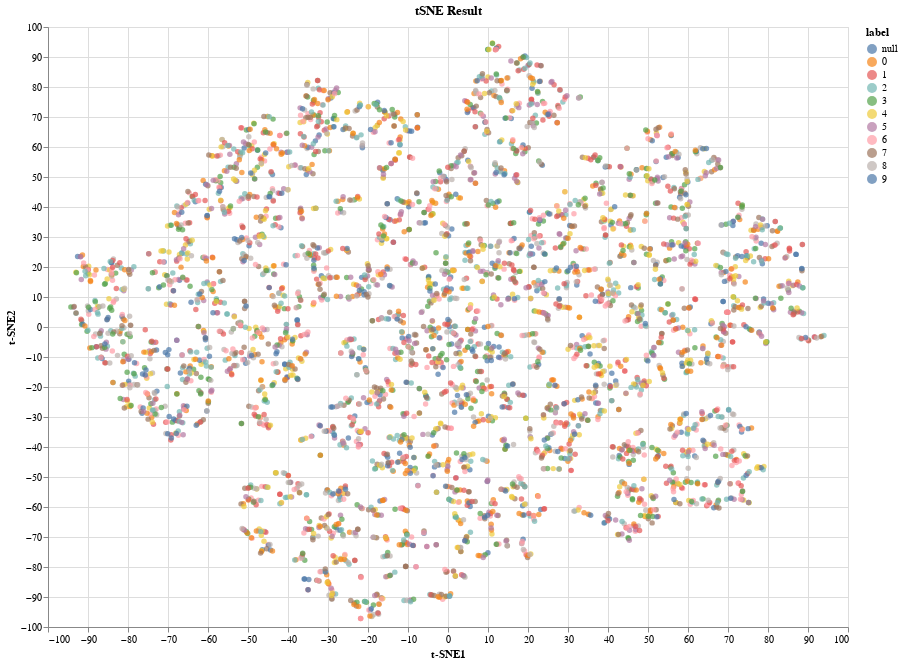

Notebook code for this chart:
### Code cell
# tSNE with n_components=2, random_state = 42,perplexity=5, n_iter=1000
from sklearn.manifold import TSNE

tsne_5 = TSNE(n_components=2, random_state = 42,perplexity=5, n_iter=1000)
start_time = time.time()
tsne_result = tsne_5.fit_transform(data_standard)
end_time = time.time()
print(f"Time taken: {end_time - start_time:.4f} seconds")

df_tsne_result = pd.DataFrame(tsne_result, columns=['t-SNE1', 't-SNE2'])
df_tsne_result['label'] = labels[:]

scatter_tsne = alt.Chart(df_tsne_result).mark_circle(size=30).encode(
    x='t-SNE1',
    y='t-SNE2',
    tooltip=['t-SNE1', 't-SNE2', 'label'],
    color = 'label:N'
).properties(
    title='tSNE Result',
    width=800,
    height=600
)

scatter_tsne

### Figure 1 — Vega-Lite specification as saved in the notebook (floating-point values rounded to 4 significant figures; data arrays with more than 128 entries replaced by an {"elided": "..."} marker saying what was removed)
{"config": {"view": {"continuousWidth": 300, "continuousHeight": 300}}, "data": {"name": "data-160a8069ba7adf066b111994cb9b5895"}, "mark": {"type": "circle", "size": 30}, "encoding": {"color": {"field": "label", "type": "nominal"}, "tooltip": [{"field": "t-SNE1", "type": "quantitative"}, {"field": "t-SNE2", "type": "quantitative"}, {"field": "label", "type": "quantitative"}], "x": {"field": "t-SNE1", "type": "quantitative"}, "y": {"field": "t-SNE2", "type": "quantitative"}}, "height": 600, "title": "tSNE Result", "width": 800, "$schema": "https://vega.github.io/schema/vega-lite/v5.20.1.json", "datasets": {"data-160a8069ba7adf066b111994cb9b5895": {"elided": "4000 records"}}}
